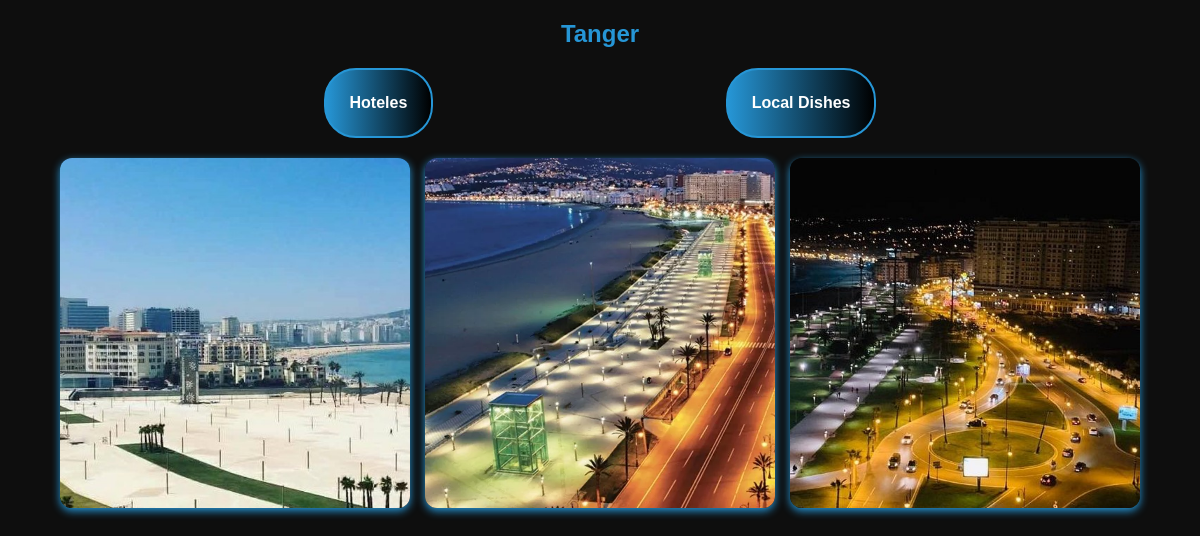
Page /city_gallery.php?city_slug=tanger (signed in) on the committed database.
### tables this page shows
CREATE TABLE `coastal_cities` (
  `city_id` int(11) NOT NULL,
  `city_name` varchar(255) NOT NULL,
  `city_slug` varchar(255) NOT NULL,
  `city_image` varchar(255) DEFAULT NULL,
  `city_description` varchar(1000) DEFAULT NULL
);

CREATE TABLE `city_images` (
  `image_id` int(11) NOT NULL,
  `city_id` int(11) NOT NULL,
  `image_path` varchar(255) NOT NULL,
  `city_slug` varchar(255) NOT NULL
);

### city_gallery.php (the view, shortened to what this page needs)
<?php
require 'db.php';
$citySlug = isset($_GET['city_slug']) ? $_GET['city_slug'] : '';
$sql = "SELECT * FROM coastal_cities WHERE city_slug = :city_slug";
$stmt = $pdo->prepare($sql);
$stmt->bindParam(':city_slug', $citySlug);
$stmt->execute();
$city = $stmt->fetch(PDO::FETCH_ASSOC);
if ($city) {
    $cityName = $city['city_name'];
} else {
    echo "City not found.";
    exit();
}
$sqlImages = "SELECT * FROM city_images WHERE city_id = :city_id";
$stmtImages = $pdo->prepare($sqlImages);
$stmtImages->bindParam(':city_id', $city['city_id']);
$stmtImages->execute();
$images = $stmtImages->fetchAll(PDO::FETCH_ASSOC);
?>
<!DOCTYPE html>
<html lang="en">
<head>
    <link rel="stylesheet" href="style.css">
</head>
<body class="body">
<section class="images_cities">
    <h2 class="h2"><?= htmlspecialchars($cityName) ?></h2>
    <div class="hotl">
    <a href="hotels.php?city_slug=<?= urlencode($citySlug) ?>" class="btn">hoteles</a>
    <a href="hotels.php?city_slug=<?= urlencode($citySlug) ?>" class="btn">local dishes</a>
    </div>
    <div class="gallery">
        <?php if ($images): ?>
            <?php foreach ($images as $image): ?>
                <div id="fade-in">
                <img src="<?= htmlspecialchars($image['image_path']) ?>" alt="<?= htmlspecialchars($cityName) ?>">
                </div>
            <?php endforeach; ?>
        <?php else: ?>
            <p>No images available for this city.</p>
        <?php endif; ?>
    </div>
</section>
</body>
</html>

### style.css (style rules this page uses)
:root { --primary-color:#f1c40f; --white-color:white ; --aqua-gradient:linear-gradient(to right,#2696d6, #000000); --aqua-colore:#2696d6; --lighte-color: #252525; --black-color:#000000f1; --box-shadow: 0px 3px 9px #2696d6; }
* { font-family: 'poppins',sans-serif; margin: 0;padding: 0; box-sizing: border-box; outline: none;border: none; text-decoration:none; text-transform: capitalize; transition: all .2s linear; }
body { background: var(--black-color); overflow-x: hidden; }
.btn { display: inline-block; padding:1.5rem; background: var(--aqua-gradient); color: var(--white-color); border: 2px solid var(--aqua-colore); font-weight: bold; text-decoration: none; border-radius: 2rem; transition: transform 0.3s ease; margin-left: 18rem; }
#fade-in { opacity: 0; transform: translatey(-40px) scale(1); transition: opacity 0.5s ease, transform 0.5s ease; }
#fade-in.visible { opacity: 1; transform: translateY(0) scale(1); background-color: transparent; }
.images_cities { text-align: center; padding: 20px; }
.images_cities .h2 { font-size: 24px; color: var(--aqua-colore); margin-bottom: 20px; }
.gallery { display: flex; flex-wrap: wrap; justify-content: center; gap: 15px; margin-top: 20px; overflow: visible; }
.gallery img { width: 350px; height: 350px; border-radius: 12px; object-fit: cover; transition: transform 0.3s ease, box-shadow 0.3s ease; box-shadow:var(--box-shadow); cursor: pointer; }
.hotl { margin-right: 18rem; }

### rows in the picture
coastal_cities: city_name "Tanger"
city_images: image_path+city (picture)
city_images: image_path+city (picture)
city_images: image_path+city (picture)
